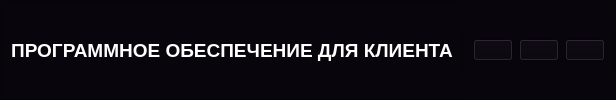
     <widget class="QFrame" name="frame">
      <property name="styleSheet">
       <string notr="true">background-color: rgb(9, 5, 13)</string>
      </property>
      <property name="frameShape">
       <enum>QFrame::StyledPanel</enum>
      </property>
      <property name="frameShadow">
       <enum>QFrame::Raised</enum>
      </property>
      <layout class="QHBoxLayout" name="horizontalLayout">
       <property name="spacing">
        <number>0</number>
       </property>
       <property name="leftMargin">
        <number>0</number>
       </property>
       <property name="topMargin">
        <number>0</number>
       </property>
       <property name="rightMargin">
        <number>0</number>
       </property>
       <property name="bottomMargin">
        <number>0</number>
       </property>
       <item>
        <widget class="QFrame" name="frame_3">
         <property name="frameShape">
          <enum>QFrame::StyledPanel</enum>
         </property>
         <property name="frameShadow">
          <enum>QFrame::Raised</enum>
         </property>
         <layout class="QVBoxLayout" name="verticalLayout_2">
          <item alignment="Qt::AlignLeft">
           <widget class="QLabel" name="label">
            <property name="font">
             <font>
              <pointsize>14</pointsize>
              <weight>75</weight>
              <bold>true</bold>
             </font>
            </property>
            <property name="styleSheet">
             <string notr="true">color: rgb(255, 255, 255);
background-color: rgb(45, 45, 45);
background-color: rgb(9, 5, 13)</string>
            </property>
            <property name="text">
             <string>ПРОГРАММНОЕ ОБЕСПЕЧЕНИЕ ДЛЯ КЛИЕНТА</string>
            </property>
            <property name="alignment">
             <set>Qt::AlignCenter</set>
            </property>
           </widget>
          </item>
         </layout>
        </widget>
       </item>
       <item alignment="Qt::AlignRight|Qt::AlignVCenter">
        <widget class="QFrame" name="frame_4">
         <property name="frameShape">
          <enum>QFrame::StyledPanel</enum>
         </property>
         <property name="frameShadow">
          <enum>QFrame::Raised</enum>
         </property>
         <layout class="QHBoxLayout" name="horizontalLayout_2">
          <item>
           <widget class="QPushButton" name="btn_minimize_window">
            <property name="styleSheet">
             <string notr="true">QPushButton:pressed {
    background-color: rgb(24, 24, 36);
	border: 5px solid  rgb(255, 255, 255);
}

</string>
            </property>
            <property name="text">
             <string/>
            </property>
            <property name="icon">
             <iconset resource="icons.qrc">
              <normaloff>:/icons/icons/minus.svg</normaloff>:/icons/icons/minus.svg</iconset>
            </property>
            <property name="iconSize">
             <size>
              <width>25</width>
              <height>25</height>
             </size>
            </property>
           </widget>
          </item>
          <item>
           <widget class="QPushButton" name="btn_restore_window">
            <property name="styleSheet">
             <string notr="true">QPushButton:pressed {
    background-color: rgb(24, 24, 36);
	border: 5px solid  rgb(255, 255, 255);
}

</string>
            </property>
            <property name="text">
             <string/>
            </property>
            <property name="icon">
             <iconset resource="icons.qrc">
              <normaloff>:/icons/icons/maximize.svg</normaloff>:/icons/icons/maximize.svg</iconset>
            </property>
            <property name="iconSize">
             <size>
              <width>25</width>
              <height>25</height>
             </size>
            </property>
           </widget>
          </item>
          <item>
           <widget class="QPushButton" name="btn_close_window">
            <property name="styleSheet">
             <string notr="true">QPushButton:pressed {
    background-color: rgb(24, 24, 36);
	border: 5px solid  rgb(255, 255, 255);
}



</string>
            </property>
            <property name="text">
             <string/>
            </property>
            <property name="icon">
             <iconset resource="icons.qrc">
              <normaloff>:/icons/icons/x-square.svg</normaloff>:/icons/icons/x-square.svg</iconset>
            </property>
            <property name="iconSize">
             <size>
              <width>25</width>
              <height>25</height>
             </size>
            </property>
           </widget>
          </item>
         </layout>
        </widget>
       </item>
      </layout>
     </widget>
